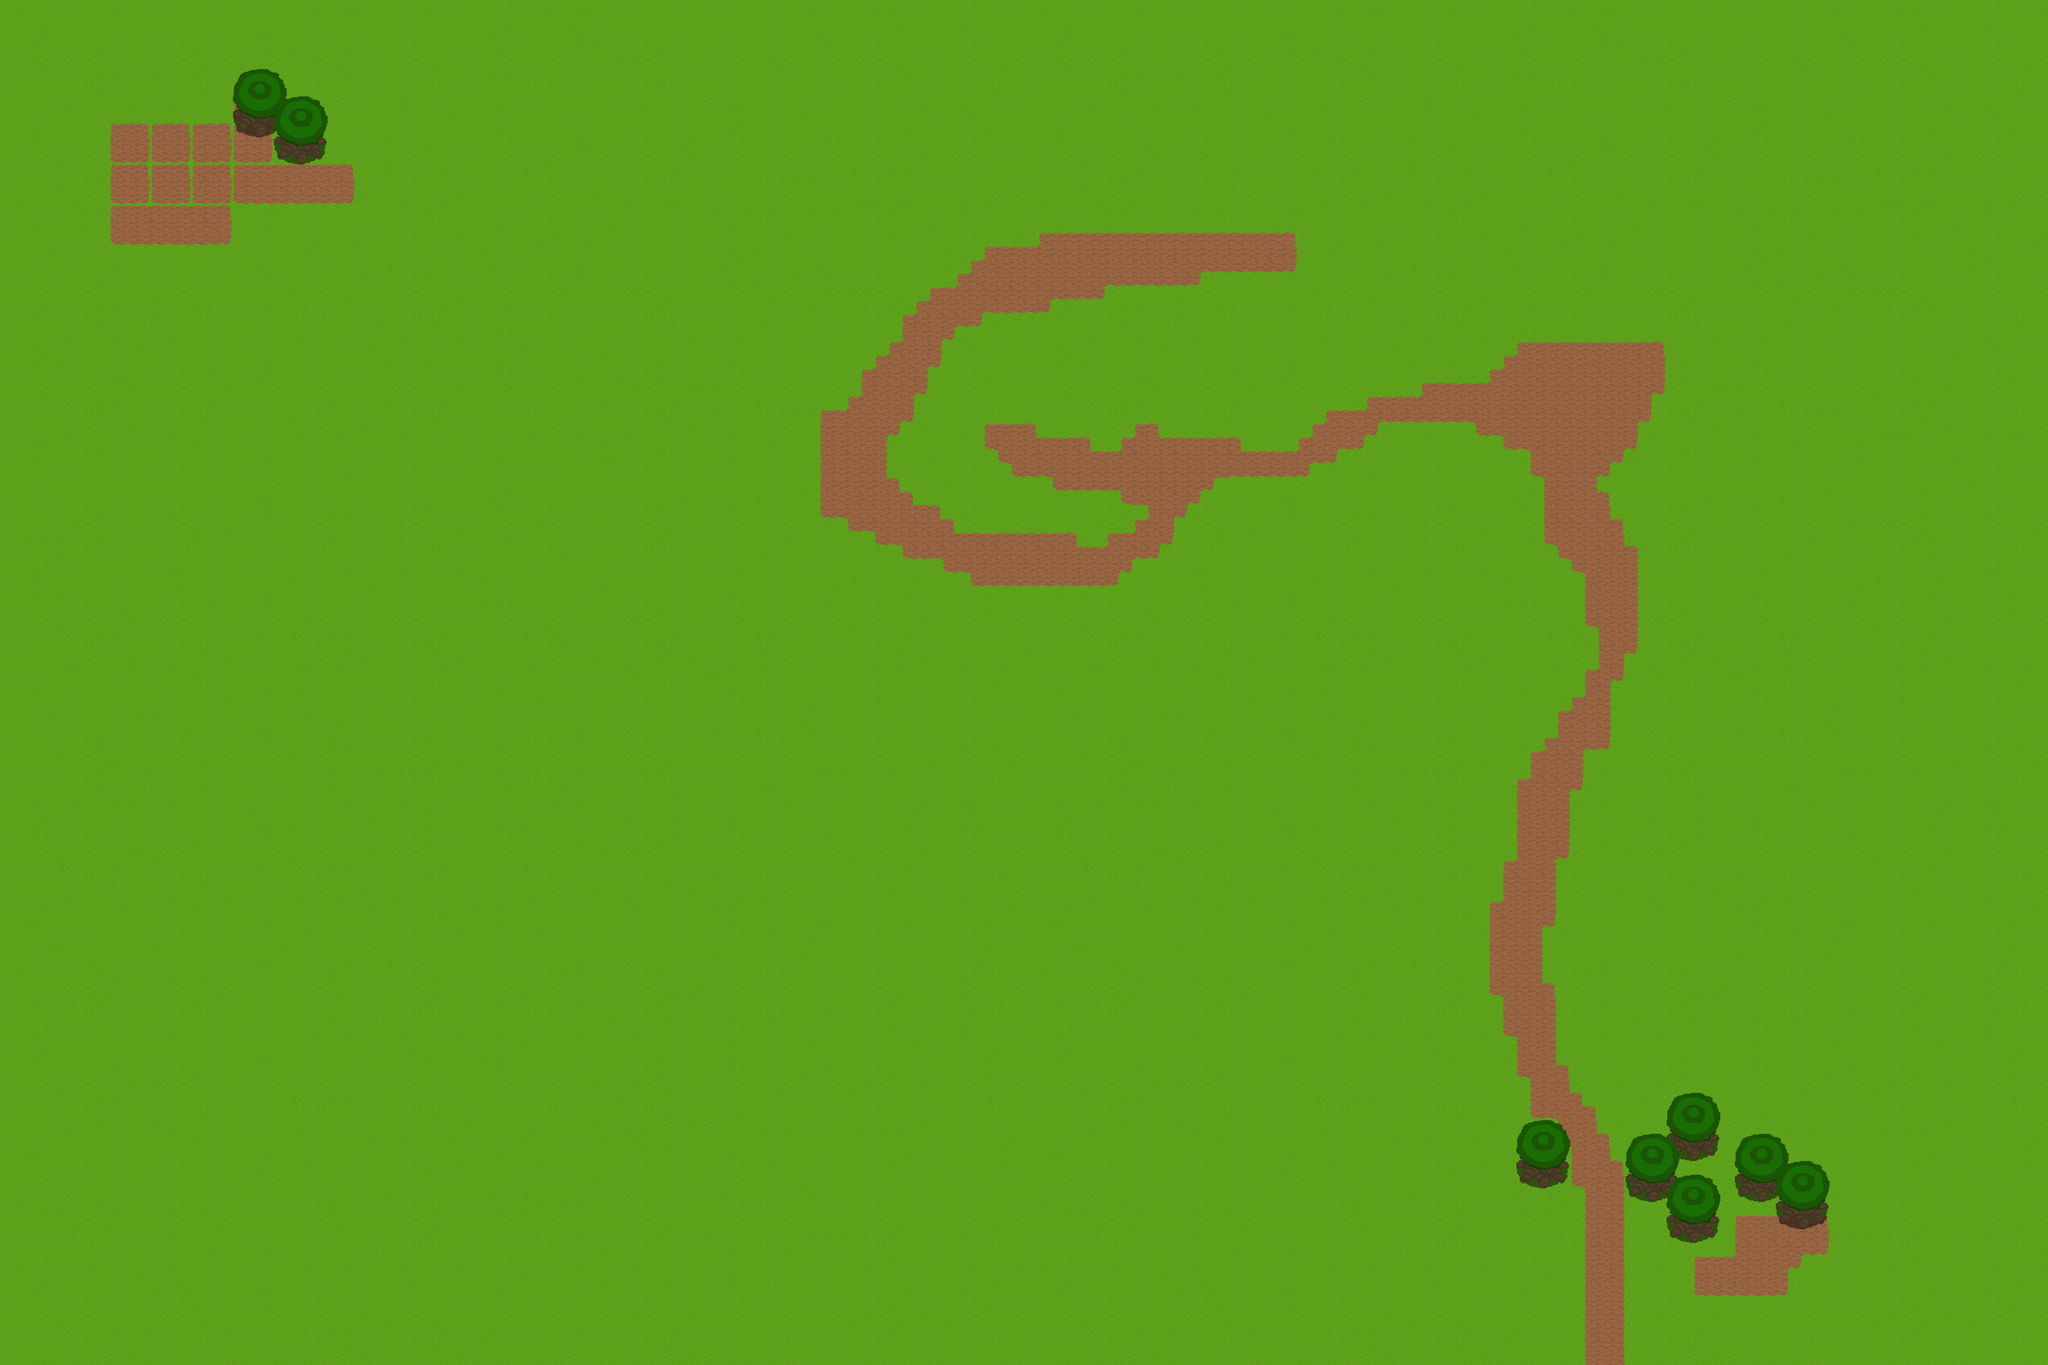

This game map was drawn from its Tiled (.tmx) file and the tilesets committed beside it. A one-line description and the trimmed map source follow:
An orthogonal 150x100 tile map with 32x32 px tiles, 3 tile layers (background, world_lvl1, world_lvl2), 2 tilesets and 171 objects (122x Wall, 39x ZombieSpawn, 4x Zombie, 3x Trigger, NPC, ...).

<map version="1.0" orientation="orthogonal" width="150" height="100" tilewidth="32" tileheight="32">
 <tileset firstgid="1" name="tileset32" tilewidth="32" tileheight="32">
  <image source="tileset32.png" width="320" height="320" />
  <terraintypes>
   <terrain name="Grass" tile="-1" />
   <terrain name="Dirt" tile="-1" />
  </terraintypes>
  <tile id="0" terrain="0,0,0,0" />
  <tile id="1" terrain="0,0,0,1" />
  <tile id="2" terrain="0,0,1,1" />
  <tile id="3" terrain="0,0,1,0" />
  <tile id="11" terrain="0,1,0,1" />
  <tile id="12" terrain="1,1,1,1" />
  <tile id="13" terrain="1,0,1,0" />
  <tile id="21" terrain="0,1,0,0" />
  <tile id="22" terrain="1,1,0,0" />
  <tile id="23" terrain="1,0,0,0" />
 </tileset>
 <tileset firstgid="101" name="tileset128x96" tilewidth="128" tileheight="96">
  <image source="tileset128x96.png" width="320" height="320" />
 </tileset>
 <layer name="background" width="150" height="100">
  <data>[15000 cells, 15000 non-empty, 10 distinct tile ids]</data>
 </layer>
 <layer name="world_lvl1" width="150" height="100">
  <data>[15000 cells, 8 non-empty, 1 distinct tile ids]</data>
 </layer>
 <objectgroup name="objects" width="150" height="100">
  <object type="Zombie" x="4096" y="2048" />
  <object type="Zombie" x="4096" y="2112" />
  <object type="Wall" x="3808" y="2880" width="128" height="128" />
  <object type="Wall" x="3904" y="2784" width="128" height="128" />
  <object type="Wall" x="3552" y="2688" width="128" height="96" />
  <object type="Wall" x="3584" y="2880" width="128" height="96" />
  <object type="Wall" x="3712" y="2880" width="96" height="128" />
  <object type="Wall" x="3808" y="2720" width="128" height="96" />
  <object type="Wall" x="3840" y="2400" width="128" height="128" />
  <object type="Wall" x="3904" y="2592" width="128" height="128" />
  <object type="Wall" x="3936" y="2528" width="128" height="64" />
  <object type="Wall" x="3776" y="2304" width="128" height="128" />
  <object type="Wall" x="3712" y="2208" width="128" height="128" />
  <object type="Wall" x="3648" y="1984" width="128" height="224" />
  <object type="Wall" x="3456" y="2528" width="128" height="160" />
  <object type="Wall" x="3392" y="2336" width="128" height="192" />
  <object type="Wall" x="3328" y="2112" width="128" height="224" />
  <object type="Wall" x="3456" y="2784" width="128" height="96" />
  <object type="Wall" x="3904" y="1984" width="128" height="160" />
  <object type="Wall" x="4000" y="2144" width="128" height="352" />
  <object type="Wall" x="3968" y="1920" width="128" height="96" />
  <object type="Wall" x="3392" y="1984" width="128" height="128" />
  <object type="Wall" x="3488" y="1632" width="128" height="96" />
  <object type="Wall" x="3392" y="1728" width="128" height="192" />
  <object type="Wall" x="3424" y="1920" width="128" height="96" />
  <object type="Wall" x="3712" y="1760" width="128" height="224" />
  <object type="Wall" x="3808" y="1504" width="128" height="224" />
  <object type="Wall" x="4032" y="1824" width="128" height="96" />
  <object type="Wall" x="4160" y="1760" width="128" height="96" />
  <object type="Wall" x="3584" y="1440" width="128" height="192" />
  <object type="Wall" x="3552" y="1344" width="128" height="96" />
  <object type="Wall" x="3424" y="1280" width="128" height="128" />
  <object type="Wall" x="3872" y="1088" width="128" height="128" />
  <object type="Wall" x="3840" y="1312" width="128" height="96" />
  <object type="Wall" x="3904" y="1376" width="128" height="128" />
  <object type="Wall" x="3904" y="1184" width="128" height="128" />
  <object type="Wall" x="3488" y="1152" width="128" height="128" />
  <object type="Zombie" x="3648" y="992" />
  <object type="Trigger" x="3680" y="1312" width="160" height="64">
   <properties>
    <property name="param1" value="spacebar" />
    <property name="param2" value="5" />
    <property name="type" value="speech" />
   </properties>
  </object>
  <object type="Trigger" x="3712" y="2816" width="96" height="64">
   <properties>
    <property name="param1" value="arrowkeys" />
    <property name="param2" value="5" />
    <property name="type" value="speech" />
   </properties>
  </object>
  <object type="Zombie" x="3808" y="928" />
  <object type="Wall" x="3424" y="1056" width="128" height="128" />
  <object type="Wall" x="3328" y="992" width="128" height="128" />
  <object type="Wall" x="3200" y="1024" width="128" height="128" />
  <object type="Wall" x="3840" y="960" width="224" height="96" />
  <object type="Wall" x="3552" y="672" width="256" height="128" />
  <object type="Wall" x="3808" y="640" width="128" height="128" />
  <object type="Wall" x="3936" y="736" width="128" height="128" />
  <object type="Wall" x="4000" y="864" width="128" height="96" />
  <object type="Wall" x="3424" y="704" width="128" height="128" />
  <object type="Wall" x="3296" y="768" width="128" height="128" />
  <object type="Wall" x="3072" y="832" width="128" height="128" />
  <object type="Wall" x="3168" y="768" width="128" height="96" />
  <object type="Wall" x="2944" y="896" width="128" height="128" />
  <object type="Wall" x="2976" y="1120" width="224" height="128" />
  <object type="Wall" x="4128" y="2176" width="192" height="64" />
  <object type="Wall" x="4288" y="1856" width="64" height="320" />
  <object type="Wall" x="4000" y="1056" width="128" height="96" />
  <object type="Wall" x="2848" y="1152" width="128" height="96" />
  <object type="Wall" x="2752" y="1248" width="128" height="96" />
  <object type="Wall" x="2624" y="1344" width="128" height="96" />
  <object type="Wall" x="2368" y="1344" width="128" height="96" />
  <object type="Wall" x="2496" y="1360" width="128" height="96" />
  <object type="Wall" x="2080" y="1344" width="128" height="96" />
  <object type="Wall" x="2336" y="1440" width="128" height="96" />
  <object type="Wall" x="2208" y="1360" width="128" height="96" />
  <object type="Wall" x="1888" y="1216" width="128" height="96" />
  <object type="Wall" x="1952" y="1296" width="128" height="96" />
  </objectgroup>
 <layer name="world_lvl2" width="150" height="100">
  <data>[15000 cells, 8 non-empty, 1 distinct tile ids]</data>
 </layer>
</map>
<!-- 103 of 171 objects omitted -->
